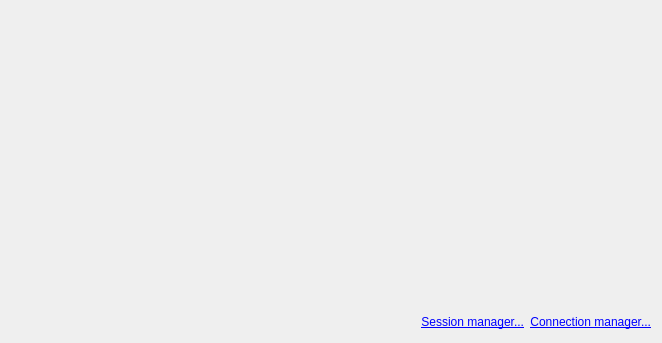
<?xml version="1.0" encoding="UTF-8"?>
<ui version="4.0">
 <class>HomeTab</class>
 <widget class="QWidget" name="HomeTab">
  <property name="geometry">
   <rect>
    <x>0</x>
    <y>0</y>
    <width>662</width>
    <height>343</height>
   </rect>
  </property>
  <property name="windowTitle">
   <string>Form</string>
  </property>
  <layout class="QVBoxLayout" name="verticalLayout_2">
   <item>
    <layout class="QHBoxLayout" name="horizontalLayout" stretch="1,4,1">
     <item>
      <spacer name="horizontalSpacer">
       <property name="orientation">
        <enum>Qt::Horizontal</enum>
       </property>
       <property name="sizeHint" stdset="0">
        <size>
         <width>171</width>
         <height>20</height>
        </size>
       </property>
      </spacer>
     </item>
     <item>
      <widget class="QWidget" name="tabButtonsWidget" native="true">
       <property name="sizePolicy">
        <sizepolicy hsizetype="Preferred" vsizetype="Expanding">
         <horstretch>0</horstretch>
         <verstretch>0</verstretch>
        </sizepolicy>
       </property>
       <property name="maximumSize">
        <size>
         <width>800</width>
         <height>16777215</height>
        </size>
       </property>
       <layout class="QVBoxLayout" name="verticalLayout">
        <property name="spacing">
         <number>0</number>
        </property>
        <item>
         <spacer name="verticalSpacer">
          <property name="orientation">
           <enum>Qt::Vertical</enum>
          </property>
          <property name="sizeHint" stdset="0">
           <size>
            <width>20</width>
            <height>40</height>
           </size>
          </property>
         </spacer>
        </item>
        <item>
         <spacer name="verticalSpacer_2">
          <property name="orientation">
           <enum>Qt::Vertical</enum>
          </property>
          <property name="sizeHint" stdset="0">
           <size>
            <width>20</width>
            <height>40</height>
           </size>
          </property>
         </spacer>
        </item>
       </layout>
      </widget>
     </item>
     <item>
      <spacer name="horizontalSpacer_2">
       <property name="orientation">
        <enum>Qt::Horizontal</enum>
       </property>
       <property name="sizeHint" stdset="0">
        <size>
         <width>171</width>
         <height>20</height>
        </size>
       </property>
      </spacer>
     </item>
    </layout>
   </item>
   <item>
    <layout class="QHBoxLayout" name="horizontalLayout_2">
     <item>
      <spacer name="horizontalSpacer_3">
       <property name="orientation">
        <enum>Qt::Horizontal</enum>
       </property>
       <property name="sizeHint" stdset="0">
        <size>
         <width>40</width>
         <height>20</height>
        </size>
       </property>
      </spacer>
     </item>
     <item>
      <widget class="QLabel" name="sessionMgrLabel">
       <property name="text">
        <string>&lt;a href=&quot;#&quot;&gt;Session manager...&lt;/a&gt;</string>
       </property>
       <property name="alignment">
        <set>Qt::AlignRight|Qt::AlignTrailing|Qt::AlignVCenter</set>
       </property>
       <property name="textInteractionFlags">
        <set>Qt::LinksAccessibleByKeyboard|Qt::LinksAccessibleByMouse</set>
       </property>
      </widget>
     </item>
     <item>
      <widget class="QLabel" name="openConnManagerLink">
       <property name="text">
        <string>&lt;a href=&quot;#&quot;&gt;Connection manager...&lt;/a&gt;</string>
       </property>
       <property name="alignment">
        <set>Qt::AlignRight|Qt::AlignTrailing|Qt::AlignVCenter</set>
       </property>
       <property name="textInteractionFlags">
        <set>Qt::LinksAccessibleByKeyboard|Qt::LinksAccessibleByMouse</set>
       </property>
      </widget>
     </item>
    </layout>
   </item>
  </layout>
 </widget>
 <resources/>
 <connections/>
</ui>
